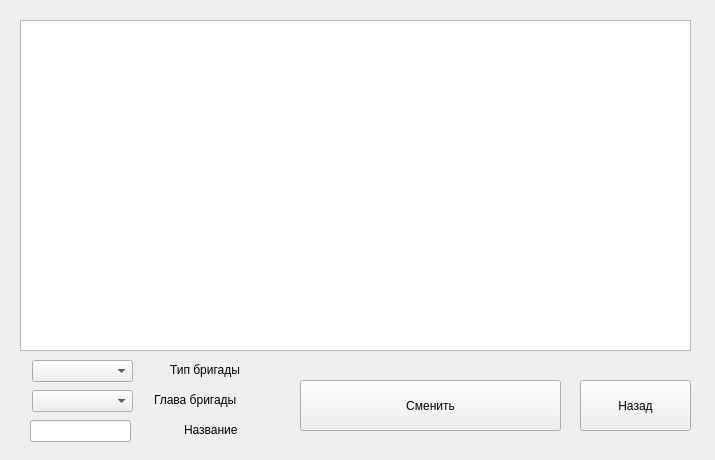
<?xml version="1.0" encoding="UTF-8"?>
<ui version="4.0">
 <class>StaffTable</class>
 <widget class="QWidget" name="StaffTable">
  <property name="geometry">
   <rect>
    <x>0</x>
    <y>0</y>
    <width>715</width>
    <height>460</height>
   </rect>
  </property>
  <property name="windowTitle">
   <string>Form</string>
  </property>
  <widget class="QTableWidget" name="table">
   <property name="geometry">
    <rect>
     <x>20</x>
     <y>20</y>
     <width>671</width>
     <height>331</height>
    </rect>
   </property>
  </widget>
  <widget class="QPushButton" name="but_reload">
   <property name="geometry">
    <rect>
     <x>300</x>
     <y>380</y>
     <width>261</width>
     <height>51</height>
    </rect>
   </property>
   <property name="text">
    <string>Сменить</string>
   </property>
  </widget>
  <widget class="QPushButton" name="but_return">
   <property name="geometry">
    <rect>
     <x>580</x>
     <y>380</y>
     <width>111</width>
     <height>51</height>
    </rect>
   </property>
   <property name="text">
    <string>Назад</string>
   </property>
  </widget>
  <widget class="QComboBox" name="comboBox_kurs">
   <property name="geometry">
    <rect>
     <x>32</x>
     <y>360</y>
     <width>101</width>
     <height>22</height>
    </rect>
   </property>
  </widget>
  <widget class="QComboBox" name="comboBox_category">
   <property name="geometry">
    <rect>
     <x>32</x>
     <y>390</y>
     <width>101</width>
     <height>22</height>
    </rect>
   </property>
  </widget>
  <widget class="QLabel" name="label_kurs">
   <property name="geometry">
    <rect>
     <x>170</x>
     <y>360</y>
     <width>81</width>
     <height>20</height>
    </rect>
   </property>
   <property name="text">
    <string>Тип бригады</string>
   </property>
  </widget>
  <widget class="QLabel" name="label_category">
   <property name="geometry">
    <rect>
     <x>154</x>
     <y>390</y>
     <width>91</width>
     <height>20</height>
    </rect>
   </property>
   <property name="text">
    <string>Глава бригады</string>
   </property>
  </widget>
  <widget class="QLabel" name="label_category_2">
   <property name="geometry">
    <rect>
     <x>184</x>
     <y>420</y>
     <width>61</width>
     <height>20</height>
    </rect>
   </property>
   <property name="text">
    <string>Название</string>
   </property>
  </widget>
  <widget class="QLineEdit" name="lineEdit">
   <property name="geometry">
    <rect>
     <x>30</x>
     <y>420</y>
     <width>101</width>
     <height>22</height>
    </rect>
   </property>
  </widget>
 </widget>
 <resources/>
 <connections/>
</ui>
